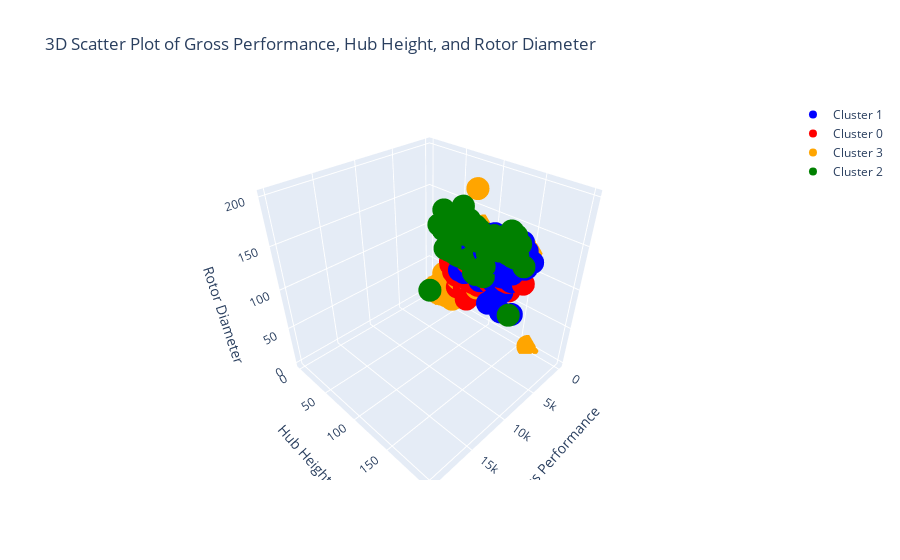

Here is the notebook cell this chart was saved with:
### Markdown cell above
### Gross Performance / Hub Height / Rotor Diameter

### Code cell
import plotly.graph_objects as go


# Define colors for each cluster
colors = {0: 'red', 1: 'blue', 2: 'green', 3: 'orange'} 

# Create a trace for each cluster
traces = []
for cluster in df_ml['clusters'].unique():
    cluster_data = df_ml[df_ml['clusters'] == cluster]
    trace = go.Scatter3d(
        x=cluster_data['Gross Performance'],
        y=cluster_data['Hub Height'],
        z=cluster_data['Rotor Diameter'],
        mode='markers',
        marker=dict(color=colors[cluster]),
        name=f'Cluster {cluster}'
    )
    traces.append(trace)

# Create layout for the plot
layout = go.Layout(
    title='3D Scatter Plot of Gross Performance, Hub Height, and Rotor Diameter',
    scene=dict(
        xaxis=dict(title='Gross Performance'),
        yaxis=dict(title='Hub Height'),
        zaxis=dict(title='Rotor Diameter')
    )
)

# Create figure and plot
fig = go.Figure(data=traces, layout=layout)
fig.show()

### Figure 1 — Plotly figure (JSON) as saved in the notebook; plotly's stock layout.template omitted (floating-point values rounded to 4 significant figures; data arrays with more than 128 entries replaced by an {"elided": "..."} marker saying what was removed)
{"data": [{"marker": {"color": "blue"}, "mode": "markers", "name": "Cluster 1", "type": "scatter3d", "x": {"elided": "8409 float values"}, "y": {"elided": "8409 float values"}, "z": {"elided": "8409 float values"}}, {"marker": {"color": "red"}, "mode": "markers", "name": "Cluster 0", "type": "scatter3d", "x": {"elided": "15342 int values"}, "y": {"elided": "15342 float values"}, "z": {"elided": "15342 float values"}}, {"marker": {"color": "orange"}, "mode": "markers", "name": "Cluster 3", "type": "scatter3d", "x": {"elided": "7105 float values"}, "y": {"elided": "7105 float values"}, "z": {"elided": "7105 float values"}}, {"marker": {"color": "green"}, "mode": "markers", "name": "Cluster 2", "type": "scatter3d", "x": {"elided": "2660 int values"}, "y": {"elided": "2660 float values"}, "z": {"elided": "2660 float values"}}], "layout": {"scene": {"xaxis": {"title": {"text": "Gross Performance"}}, "yaxis": {"title": {"text": "Hub Height"}}, "zaxis": {"title": {"text": "Rotor Diameter"}}}, "title": {"text": "3D Scatter Plot of Gross Performance, Hub Height, and Rotor Diameter"}}}
